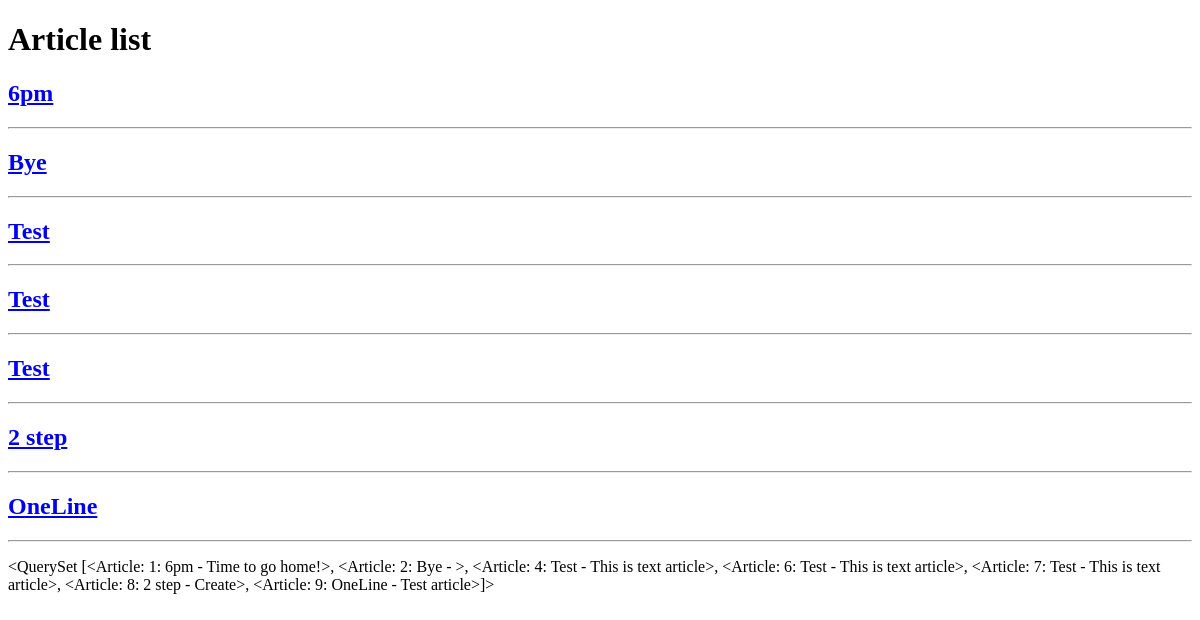
Page /board/ on the earlier database version.
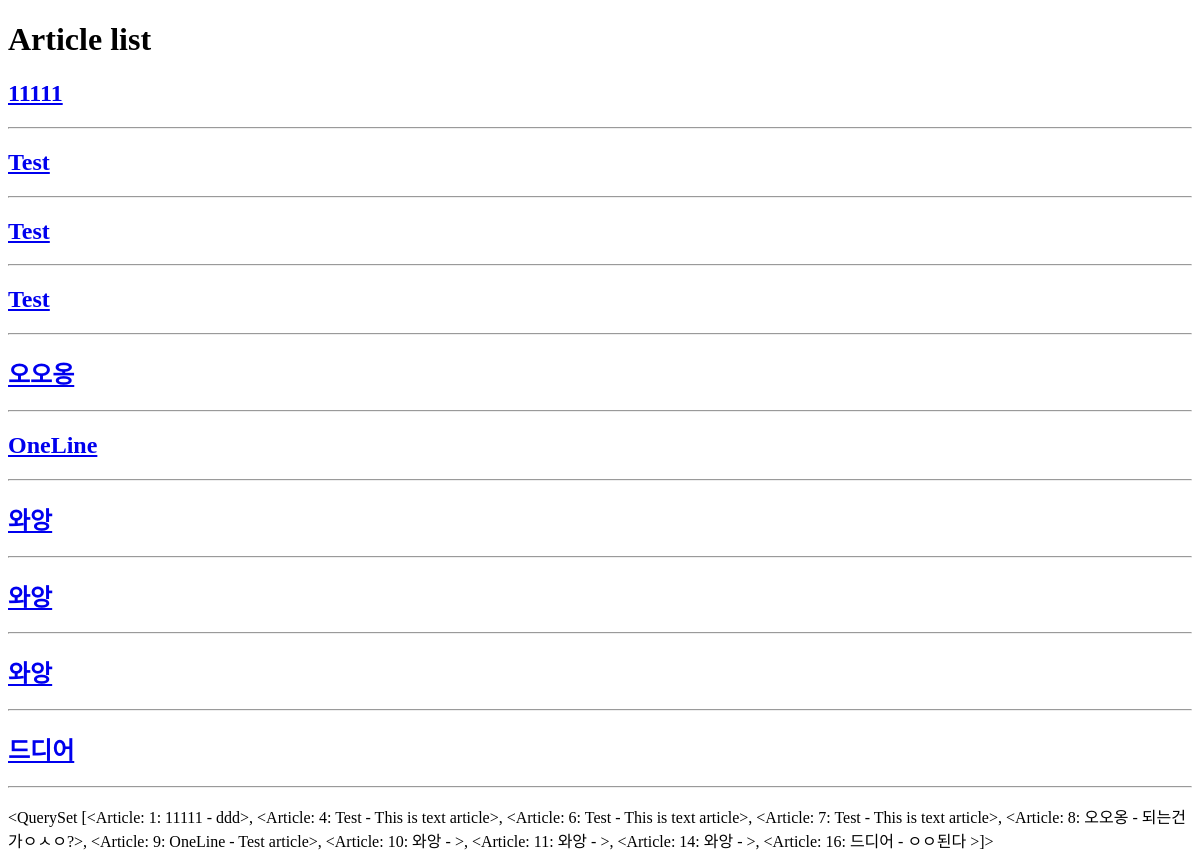
Same page on the later database version.
### board/models.py (models this page shows)
class Article(models.Model):
    title = models.CharField(max_length=200)        # 최대로 들어 갈 수 있는 길이 지정 필수!
    content = models.TextField()
    def __str__(self):
        return f'{self.id}: {self.title} - {self.content}'

### board/views.py (the view)
# urls.py: path('', views.article_list), # /board/
def article_list(request):    # 전체 article 조회하기
    articles = Article.objects.all()   # [ ]
    return render(request, 'board/article_list.html', {
        'articles' : articles
    })

### board/templates/board/article_list.html
{% extends 'board/base.html' %}
{% block body %}
    <h1> Article list</h1>
    {% for article in articles %}
        <h2>
            <a href="/board/{{ article.id }}/">{{ article.title }}</a>
        </h2>
        <hr>
    {% endfor %}
<p> {{ articles }}</p>
{% endblock %}

### board/templates/board/base.html (shortened to what this page needs)
<!DOCTYPE html>
<html lang="en">
<head>
</head>
<body>
{% block body %}
{% endblock %}
</body>
</html>

Differences in the rows shown:
removed Article: title "Bye"
removed Article: title "2 step"
changed Article: title "6pm" → "11111"; id+title+content "<QuerySet [<Article: 1: 6pm - Time to go home!>, <Article: 2: Bye - >, <Article: 4: Test - This is text article>, <Article: 6: Test - This is text article>, <Article: 7: Test - This is text article>, <Article: 8: 2 step - Create>, <Article: 9: OneLine - Test article>]>" → "<QuerySet [<Article: 1: 11111 - ddd>, <Article: 4: Test - This is text article>, <Article: 6: Test - This is text article>, <Article: 7: Test - This is text article>, <Article: 8: 오오옹 - 되는건가ㅇㅅㅇ?>, <Article: 9: OneLine - Test article>, <Article: 10: 와앙 - >, <Article: 11: 와앙 - >, <Article: 14: 와앙 - >, <Article: 16: 드디어 - ㅇㅇ된다 >]>"
added Article: title "오오옹"
added Article: title "와앙"
added Article: title "와앙"
added Article: title "와앙"
added Article: title "드디어"
